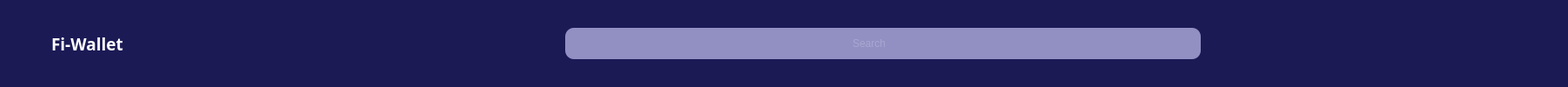
     <widget class="QWidget" name="top_bar_widget" native="true">
      <property name="styleSheet">
       <string notr="true">QWidget{
	background-color:#1B1A55;
}
QPushButton{
	border:none;
}
</string>
      </property>
      <layout class="QHBoxLayout" name="horizontalLayout_39">
       <item>
        <layout class="QHBoxLayout" name="horizontalLayout_2">
         <item>
          <widget class="QPushButton" name="slider_button">
           <property name="font">
            <font>
             <family>Poppins</family>
             <pointsize>14</pointsize>
             <weight>75</weight>
             <bold>true</bold>
            </font>
           </property>
           <property name="styleSheet">
            <string notr="true">QPushButton{
	color: white;
	height:42px;
	width: 32px;
	padding-left: 10px;
}</string>
           </property>
           <property name="text">
            <string/>
           </property>
           <property name="icon">
            <iconset resource="dashboard.qrc">
             <normaloff>:/img/img/menu.svg</normaloff>:/img/img/menu.svg</iconset>
           </property>
           <property name="iconSize">
            <size>
             <width>32</width>
             <height>32</height>
            </size>
           </property>
           <property name="checkable">
            <bool>true</bool>
           </property>
           <property name="autoRepeat">
            <bool>false</bool>
           </property>
           <property name="autoExclusive">
            <bool>false</bool>
           </property>
          </widget>
         </item>
         <item>
          <widget class="QPushButton" name="fi_wallet_button">
           <property name="font">
            <font>
             <family>Poppins</family>
             <pointsize>14</pointsize>
             <weight>75</weight>
             <bold>true</bold>
            </font>
           </property>
           <property name="styleSheet">
            <string notr="true">color: white;
height:50px;
text-align: left;</string>
           </property>
           <property name="text">
            <string>Fi-Wallet</string>
           </property>
           <property name="icon">
            <iconset resource="dashboard.qrc">
             <normaloff>:/img/img/fi_wallet.svg</normaloff>:/img/img/fi_wallet.svg</iconset>
           </property>
           <property name="iconSize">
            <size>
             <width>75</width>
             <height>75</height>
            </size>
           </property>
           <property name="checkable">
            <bool>true</bool>
           </property>
           <property name="autoRepeat">
            <bool>false</bool>
           </property>
           <property name="autoExclusive">
            <bool>false</bool>
           </property>
          </widget>
         </item>
        </layout>
       </item>
       <item>
        <spacer name="horizontalSpacer_2">
         <property name="orientation">
          <enum>Qt::Horizontal</enum>
         </property>
         <property name="sizeHint" stdset="0">
          <size>
           <width>503</width>
           <height>20</height>
          </size>
         </property>
        </spacer>
       </item>
       <item>
        <layout class="QHBoxLayout" name="horizontalLayout">
         <property name="spacing">
          <number>0</number>
         </property>
         <item>
          <widget class="QLineEdit" name="search_line_edit">
           <property name="minimumSize">
            <size>
             <width>700</width>
             <height>36</height>
            </size>
           </property>
           <property name="maximumSize">
            <size>
             <width>700</width>
             <height>36</height>
            </size>
           </property>
           <property name="styleSheet">
            <string notr="true">background-color: rgb(146, 144, 195);
font: 14pt &quot;Poppins&quot;;
color:rgba(255,255,255,0.4);
border-top-left-radius: 10px;
border-bottom-left-radius: 10px;
 width: 700px;</string>
           </property>
           <property name="text">
            <string/>
           </property>
           <property name="frame">
            <bool>false</bool>
           </property>
           <property name="alignment">
            <set>Qt::AlignCenter</set>
           </property>
           <property name="readOnly">
            <bool>false</bool>
           </property>
           <property name="placeholderText">
            <string>Search</string>
           </property>
           <property name="clearButtonEnabled">
            <bool>true</bool>
           </property>
          </widget>
         </item>
         <item>
          <widget class="QPushButton" name="search_button">
           <property name="minimumSize">
            <size>
             <width>32</width>
             <height>36</height>
            </size>
           </property>
           <property name="maximumSize">
            <size>
             <width>32</width>
             <height>36</height>
            </size>
           </property>
           <property name="styleSheet">
            <string notr="true">background-color: rgb(146, 144, 195);
border-top-right-radius: 10px;
border-bottom-right-radius: 10px;
height:36px;</string>
           </property>
           <property name="text">
            <string/>
           </property>
           <property name="icon">
            <iconset resource="dashboard.qrc">
             <normaloff>:/img/img/search.svg</normaloff>:/img/img/search.svg</iconset>
           </property>
           <property name="iconSize">
            <size>
             <width>28</width>
             <height>28</height>
            </size>
           </property>
           <property name="checkable">
            <bool>true</bool>
           </property>
           <property name="autoExclusive">
            <bool>true</bool>
           </property>
          </widget>
         </item>
        </layout>
       </item>
       <item>
        <spacer name="horizontalSpacer_55">
         <property name="orientation">
          <enum>Qt::Horizontal</enum>
         </property>
         <property name="sizeHint" stdset="0">
          <size>
           <width>150</width>
           <height>20</height>
          </size>
         </property>
        </spacer>
       </item>
       <item>
        <layout class="QHBoxLayout" name="horizontalLayout_3">
         <item>
          <widget class="QPushButton" name="notification_button">
           <property name="minimumSize">
            <size>
             <width>40</width>
             <height>40</height>
            </size>
           </property>
           <property name="maximumSize">
            <size>
             <width>40</width>
             <height>40</height>
            </size>
           </property>
           <property name="styleSheet">
            <string notr="true">QPushButton{
	wight: 40px;
	height: 40px;
	border-radius:5px;
}
QPushButton:checked{
	background-color:#9290C3;
	color: #9290C3;
	font-weight:bold;
}</string>
           </property>
           <property name="text">
            <string/>
           </property>
           <property name="icon">
            <iconset resource="dashboard.qrc">
             <normaloff>:/img/img/bell.svg</normaloff>:/img/img/bell.svg</iconset>
           </property>
           <property name="iconSize">
            <size>
             <width>25</width>
             <height>25</height>
            </size>
           </property>
           <property name="checkable">
            <bool>true</bool>
           </property>
           <property name="autoExclusive">
            <bool>true</bool>
           </property>
          </widget>
         </item>
         <item>
          <widget class="QPushButton" name="calculator_button">
           <property name="sizePolicy">
            <sizepolicy hsizetype="Minimum" vsizetype="Fixed">
             <horstretch>0</horstretch>
             <verstretch>0</verstretch>
            </sizepolicy>
           </property>
           <property name="minimumSize">
            <size>
             <width>40</width>
             <height>40</height>
            </size>
           </property>
           <property name="maximumSize">
            <size>
             <width>40</width>
             <height>40</height>
            </size>
           </property>
           <property name="styleSheet">
            <string notr="true">QPushButton{
	wight: 40px;
	height: 40px;
	border-radius:5px;
}
QPushButton:checked{
	background-color:#9290C3;
	color: #9290C3;
	font-weight:bold;
}</string>
           </property>
           <property name="text">
            <string/>
           </property>
           <property name="icon">
            <iconset resource="dashboard.qrc">
             <normaloff>:/img/img/calculator.svg</normaloff>:/img/img/calculator.svg</iconset>
           </property>
           <property name="iconSize">
            <size>
             <width>35</width>
             <height>35</height>
            </size>
           </property>
           <property name="checkable">
            <bool>true</bool>
           </property>
           <property name="autoExclusive">
            <bool>true</bool>
           </property>
          </widget>
         </item>
        </layout>
       </item>
       <item>
        <spacer name="horizontalSpacer">
         <property name="orientation">
          <enum>Qt::Horizontal</enum>
         </property>
         <property name="sizeHint" stdset="0">
          <size>
           <width>24</width>
           <height>10</height>
          </size>
         </property>
        </spacer>
       </item>
       <item>
        <layout class="QHBoxLayout" name="horizontalLayout_4">
         <property name="spacing">
          <number>0</number>
         </property>
         <item>
          <widget class="QPushButton" name="full_screen_button">
           <property name="styleSheet">
            <string notr="true">wight: 40px;
height: 40px;</string>
           </property>
           <property name="text">
            <string/>
           </property>
           <property name="icon">
            <iconset resource="dashboard.qrc">
             <normaloff>:/img/img/maximize-2.svg</normaloff>:/img/img/maximize-2.svg</iconset>
           </property>
           <property name="iconSize">
            <size>
             <width>25</width>
             <height>25</height>
            </size>
           </property>
           <property name="checkable">
            <bool>true</bool>
           </property>
           <property name="autoExclusive">
            <bool>true</bool>
           </property>
          </widget>
         </item>
         <item>
          <widget class="QPushButton" name="screen_minimize_button">
           <property name="styleSheet">
            <string notr="true">wight: 40px;
height: 40px;</string>
           </property>
           <property name="text">
            <string/>
           </property>
           <property name="icon">
            <iconset resource="dashboard.qrc">
             <normaloff>:/img/img/window_minimize.png</normaloff>:/img/img/window_minimize.png</iconset>
           </property>
           <property name="iconSize">
            <size>
             <width>25</width>
             <height>25</height>
            </size>
           </property>
           <property name="checkable">
            <bool>true</bool>
           </property>
           <property name="autoExclusive">
            <bool>true</bool>
           </property>
          </widget>
         </item>
         <item>
          <widget class="QCheckBox" name="maximize_screen_button">
           <property name="font">
            <font>
             <family>Poppins</family>
             <pointsize>14</pointsize>
            </font>
           </property>
           <property name="styleSheet">
            <string notr="true">QCheckBox{
	color:white;
	padding-left: 10px;
	background-color:transparent;
}
QCheckBox::indicator {
	width: 28px;
	height: 28px;
}

QCheckBox::indicator:checked{
	image: url(:/img/img/window_screen.svg);
}

QCheckBox::indicator:unchecked{
	image: url(:/img/img/square.svg);
}</string>
           </property>
           <property name="text">
            <string/>
           </property>
           <property name="checkable">
            <bool>true</bool>
           </property>
           <property name="autoExclusive">
            <bool>true</bool>
           </property>
          </widget>
         </item>
         <item>
          <widget class="QPushButton" name="close_button">
           <property name="styleSheet">
            <string notr="true">wight: 40px;
height: 40px;</string>
           </property>
           <property name="text">
            <string/>
           </property>
           <property name="icon">
            <iconset resource="dashboard.qrc">
             <normaloff>:/img/img/x.svg</normaloff>:/img/img/x.svg</iconset>
           </property>
           <property name="iconSize">
            <size>
             <width>32</width>
             <height>32</height>
            </size>
           </property>
           <property name="checkable">
            <bool>true</bool>
           </property>
           <property name="autoExclusive">
            <bool>true</bool>
           </property>
          </widget>
         </item>
        </layout>
       </item>
      </layout>
     </widget>
